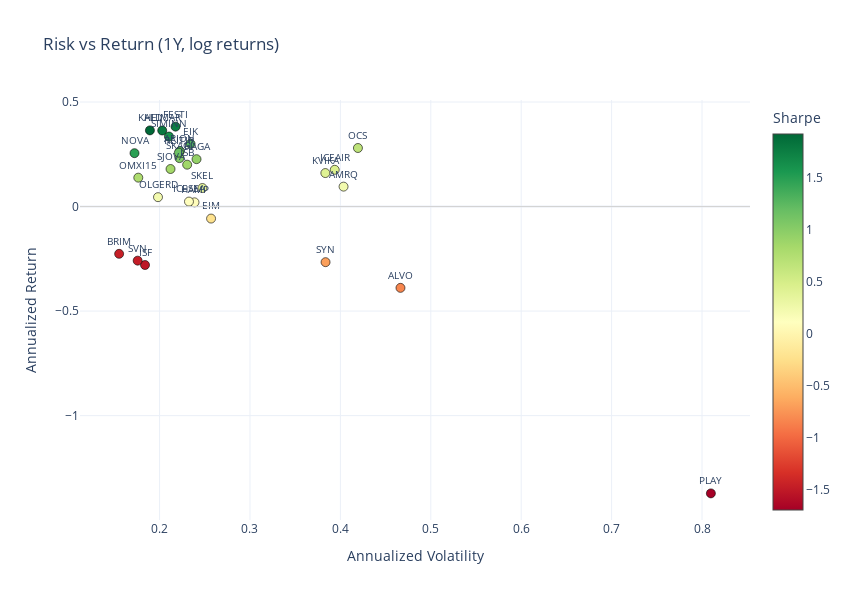
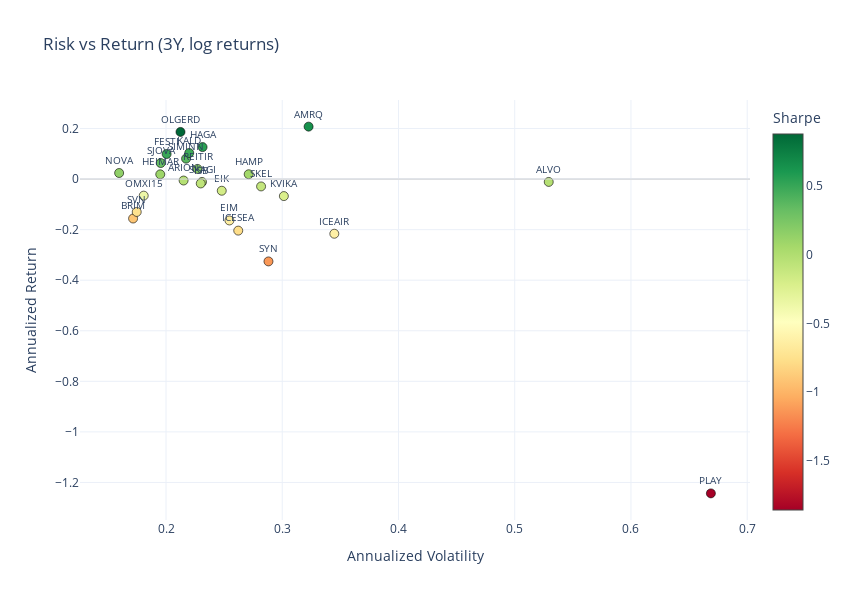
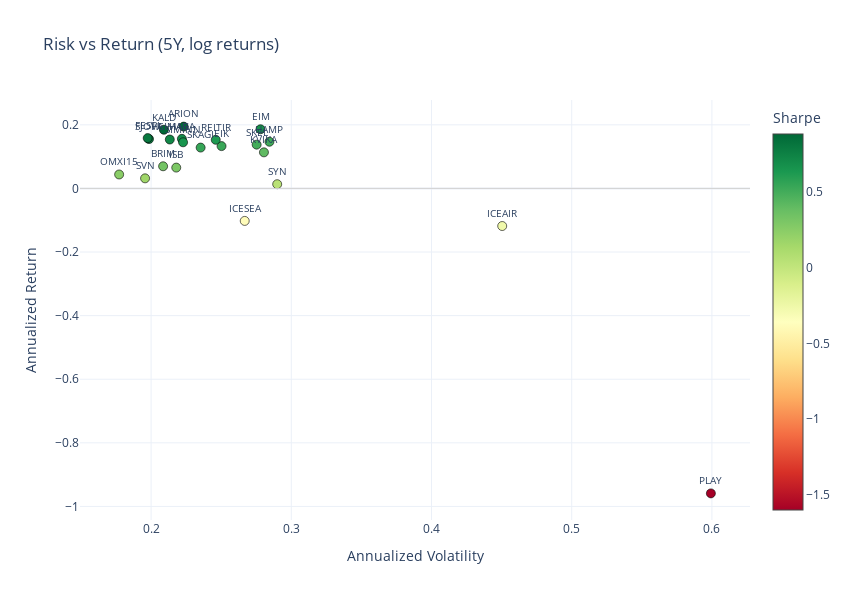

Notebook code cell kept with these figures, in order:
### Code cell
import numpy as np, pandas as pd
import plotly.express as px
import plotly.graph_objects as go

ann = 252
logret = np.log(closes / closes.shift(1))  # closes: wide price DF (date × tickers)

def risk_return(df, window_days):
    win = df.tail(window_days)
    valid = win.dropna(axis=1, thresh=int(0.8*len(win)))
    mu = valid.mean() * ann
    vol = valid.std() * np.sqrt(ann)
    sharpe = mu / vol
    rr = pd.DataFrame({
        "ticker": mu.index,
        "ann_ret": mu.values,
        "ann_vol": vol.values,
        "sharpe": sharpe.values
    })
    return rr.dropna()

def plot_risk_return(rr: pd.DataFrame, title: str):
    fig = go.Figure(go.Scatter(
        x=rr["ann_vol"], y=rr["ann_ret"], mode="markers+text",
        text=rr["ticker"], textposition="top center", textfont=dict(size=10),
        marker=dict(
            size=9,
            line=dict(width=0.6, color="black"),
            color=rr["sharpe"],
            colorscale="RdYlGn",
            colorbar=dict(title="Sharpe"),
            showscale=True
        ),
        hovertemplate="<b>%{text}</b><br>Vol: %{x:.2%}<br>Ret: %{y:.2%}<br>Sharpe: %{marker.color:.2f}<extra></extra>",
        name=title
    ))
    fig.update_layout(
        title=title,
        xaxis_title="Annualized Volatility",
        yaxis_title="Annualized Return",
        template="plotly_white",
        hovermode="closest",
        width=850, height=600
    )
    fig.add_hline(y=0, line_width=1, line_color="lightgray")
    fig.show()
    return fig

# Build datasets
data_1y = risk_return(logret, 252)
data_3y = risk_return(logret, 756)
data_5y = risk_return(logret, 1260)

# Three separate figures
fig_1y = plot_risk_return(data_1y,  "Risk vs Return (1Y, log returns)")
fig_3y = plot_risk_return(data_3y,  "Risk vs Return (3Y, log returns)")
fig_5y = plot_risk_return(data_5y,  "Risk vs Return (5Y, log returns)")

# (Optional) save
# fig_1y.write_html("risk_return_1y.html");  fig_1y.write_image("risk_return_1y.png", scale=2)
# fig_3y.write_html("risk_return_3y.html");  fig_3y.write_image("risk_return_3y.png", scale=2)
# fig_5y.write_html("risk_return_5y.html");  fig_5y.write_image("risk_return_5y.png", scale=2)

### Figure 1 — Plotly figure (JSON) as saved in the notebook; plotly's stock layout.template omitted (floating-point values rounded to 4 significant figures)
{"data": [{"hovertemplate": "<b>%{text}</b><br>Vol: %{x:.2%}<br>Ret: %{y:.2%}<br>Sharpe: %{marker.color:.2f}<extra></extra>", "marker": {"color": [0.418, -0.8339, 0.2362, 1.483, -0.2237, -0.6933, 0.8466, 0.9411, 1.281, 1.793, -1.694, 1.044, 1.592, 0.08466, 0.1024, 1.192, 0.6677, 1.165, 0.3584, -1.457, 1.757, -1.521, 1.924, 0.7833, 0.4463, -1.472, 0.2267, 0.8686], "colorbar": {"title": {"text": "Sharpe"}}, "colorscale": [[0, "rgb(165,0,38)"], [0.1, "rgb(215,48,39)"], [0.2, "rgb(244,109,67)"], [0.3, "rgb(253,174,97)"], [0.4, "rgb(254,224,139)"], [0.5, "rgb(255,255,191)"], [0.6, "rgb(217,239,139)"], [0.7, "rgb(166,217,106)"], [0.8, "rgb(102,189,99)"], [0.9, "rgb(26,152,80)"], [1, "rgb(0,104,55)"]], "line": {"color": "black", "width": 0.6}, "showscale": true, "size": 9}, "mode": "markers+text", "name": "Risk vs Return (1Y, log returns)", "text": ["KVIKA", "ALVO", "AMRQ", "NOVA", "EIM", "SYN", "SJOVA", "HAGA", "EIK", "HEIMAR", "PLAY", "SKAGI", "SIMINN", "HAMP", "ICESEA", "ARION", "OCS", "REITIR", "SKEL", "BRIM", "FESTI", "ISF", "KALD", "OMXI15", "ICEAIR", "SVN", "OLGERD", "ISB"], "textfont": {"size": 10}, "textposition": "top center", "type": "scatter", "x": [0.3833, 0.4665, 0.4035, 0.1723, 0.257, 0.3836, 0.2121, 0.2409, 0.2343, 0.2029, 0.8098, 0.222, 0.2104, 0.2386, 0.2325, 0.2225, 0.4194, 0.2213, 0.2474, 0.1553, 0.2176, 0.1839, 0.1893, 0.1765, 0.3937, 0.1758, 0.1983, 0.2305], "y": [0.1602, -0.389, 0.09531, 0.2554, -0.05747, -0.266, 0.1796, 0.2267, 0.3001, 0.3638, -1.372, 0.2317, 0.3349, 0.0202, 0.02381, 0.2652, 0.28, 0.2578, 0.08867, -0.2262, 0.3823, -0.2797, 0.3643, 0.1382, 0.1757, -0.2587, 0.04495, 0.2002]}], "layout": {"height": 600, "hovermode": "closest", "shapes": [{"line": {"color": "lightgray", "width": 1}, "type": "line", "x0": 0, "x1": 1, "xref": "x domain", "y0": 0, "y1": 0, "yref": "y"}], "title": {"text": "Risk vs Return (1Y, log returns)"}, "width": 850, "xaxis": {"title": {"text": "Annualized Volatility"}}, "yaxis": {"title": {"text": "Annualized Return"}}}}

### Figure 2 — Plotly figure (JSON) as saved in the notebook; plotly's stock layout.template omitted (floating-point values rounded to 4 significant figures)
{"data": [{"hovertemplate": "<b>%{text}</b><br>Vol: %{x:.2%}<br>Ret: %{y:.2%}<br>Sharpe: %{marker.color:.2f}<extra></extra>", "marker": {"color": [-0.2231, -0.02117, 0.6433, 0.1508, -0.6428, -1.13, 0.325, 0.547, -0.1857, 0.09658, -1.859, -0.0483, 0.3722, 0.07085, -0.7775, -0.02619, 0.177, -0.1029, -0.9084, 0.495, 0.4694, -0.3618, -0.6269, -0.743, 0.878, -0.07519], "colorbar": {"title": {"text": "Sharpe"}}, "colorscale": [[0, "rgb(165,0,38)"], [0.1, "rgb(215,48,39)"], [0.2, "rgb(244,109,67)"], [0.3, "rgb(253,174,97)"], [0.4, "rgb(254,224,139)"], [0.5, "rgb(255,255,191)"], [0.6, "rgb(217,239,139)"], [0.7, "rgb(166,217,106)"], [0.8, "rgb(102,189,99)"], [0.9, "rgb(26,152,80)"], [1, "rgb(0,104,55)"]], "line": {"color": "black", "width": 0.6}, "showscale": true, "size": 9}, "mode": "markers+text", "name": "Risk vs Return (3Y, log returns)", "text": ["KVIKA", "ALVO", "AMRQ", "NOVA", "EIM", "SYN", "SJOVA", "HAGA", "EIK", "HEIMAR", "PLAY", "SKAGI", "SIMINN", "HAMP", "ICESEA", "ARION", "REITIR", "SKEL", "BRIM", "FESTI", "KALD", "OMXI15", "ICEAIR", "SVN", "OLGERD", "ISB"], "textfont": {"size": 10}, "textposition": "top center", "type": "scatter", "x": [0.3014, 0.5293, 0.3227, 0.1597, 0.2546, 0.2882, 0.1955, 0.2315, 0.248, 0.1951, 0.6687, 0.231, 0.2173, 0.2711, 0.2621, 0.2151, 0.2271, 0.2818, 0.1717, 0.2005, 0.22, 0.1808, 0.3448, 0.1748, 0.2125, 0.2299], "y": [-0.06723, -0.01121, 0.2076, 0.02407, -0.1636, -0.3256, 0.06352, 0.1266, -0.04605, 0.01884, -1.243, -0.01116, 0.08085, 0.01921, -0.2038, -0.005634, 0.04021, -0.029, -0.156, 0.09926, 0.1033, -0.06542, -0.2162, -0.1299, 0.1865, -0.01729]}], "layout": {"height": 600, "hovermode": "closest", "shapes": [{"line": {"color": "lightgray", "width": 1}, "type": "line", "x0": 0, "x1": 1, "xref": "x domain", "y0": 0, "y1": 0, "yref": "y"}], "title": {"text": "Risk vs Return (3Y, log returns)"}, "width": 850, "xaxis": {"title": {"text": "Annualized Volatility"}}, "yaxis": {"title": {"text": "Annualized Return"}}}}

### Figure 3 — Plotly figure (JSON) as saved in the notebook; plotly's stock layout.template omitted (floating-point values rounded to 4 significant figures)
{"data": [{"hovertemplate": "<b>%{text}</b><br>Vol: %{x:.2%}<br>Ret: %{y:.2%}<br>Sharpe: %{marker.color:.2f}<extra></extra>", "marker": {"color": [0.4045, 0.6693, 0.04596, 0.7823, 0.7027, 0.5318, 0.7209, -1.6, 0.5457, 0.651, 0.5161, -0.383, 0.8706, 0.6213, 0.5001, 0.334, 0.8012, 0.8822, 0.2476, -0.2624, 0.1623, 0.3006], "colorbar": {"title": {"text": "Sharpe"}}, "colorscale": [[0, "rgb(165,0,38)"], [0.1, "rgb(215,48,39)"], [0.2, "rgb(244,109,67)"], [0.3, "rgb(253,174,97)"], [0.4, "rgb(254,224,139)"], [0.5, "rgb(255,255,191)"], [0.6, "rgb(217,239,139)"], [0.7, "rgb(166,217,106)"], [0.8, "rgb(102,189,99)"], [0.9, "rgb(26,152,80)"], [1, "rgb(0,104,55)"]], "line": {"color": "black", "width": 0.6}, "showscale": true, "size": 9}, "mode": "markers+text", "name": "Risk vs Return (5Y, log returns)", "text": ["KVIKA", "EIM", "SYN", "SJOVA", "HAGA", "EIK", "HEIMAR", "PLAY", "SKAGI", "SIMINN", "HAMP", "ICESEA", "ARION", "REITIR", "SKEL", "BRIM", "FESTI", "KALD", "OMXI15", "ICEAIR", "SVN", "ISB"], "textfont": {"size": 10}, "textposition": "top center", "type": "scatter", "x": [0.2805, 0.278, 0.2899, 0.1985, 0.222, 0.2502, 0.2133, 0.5993, 0.2353, 0.2228, 0.2844, 0.2668, 0.2232, 0.2461, 0.2753, 0.2086, 0.1976, 0.2091, 0.1772, 0.4504, 0.1957, 0.2179], "y": [0.1135, 0.1861, 0.01332, 0.1553, 0.156, 0.1331, 0.1538, -0.959, 0.1284, 0.145, 0.1468, -0.1022, 0.1944, 0.1529, 0.1377, 0.06966, 0.1583, 0.1845, 0.04388, -0.1182, 0.03176, 0.06551]}], "layout": {"height": 600, "hovermode": "closest", "shapes": [{"line": {"color": "lightgray", "width": 1}, "type": "line", "x0": 0, "x1": 1, "xref": "x domain", "y0": 0, "y1": 0, "yref": "y"}], "title": {"text": "Risk vs Return (5Y, log returns)"}, "width": 850, "xaxis": {"title": {"text": "Annualized Volatility"}}, "yaxis": {"title": {"text": "Annualized Return"}}}}
